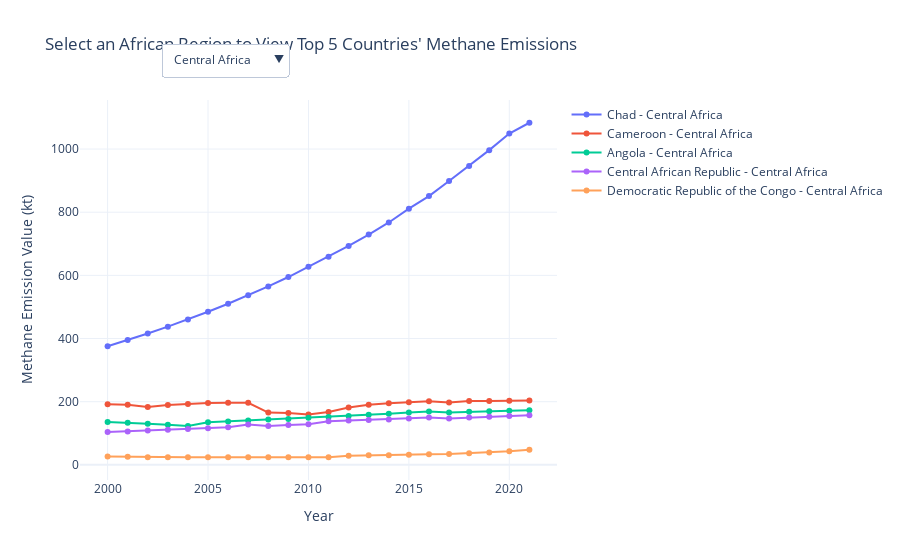

Notebook source saved alongside this figure:
### Code cell
# @title Top 5 Countries' Methane Emission in Africa Regions

# Group by Region, Area, and Year, and average the 'Value'
grouped = africa_data.groupby(['Region', 'Area', 'Year'])['Value'].mean().reset_index()

# Find the top 5 countries per Region based on total Value
top_countries_per_Region = grouped.groupby(['Region', 'Area'])['Value'].mean().reset_index()
top_5_countries = top_countries_per_Region.groupby('Region').apply(lambda x: x.nlargest(5, 'Value')).reset_index(drop=True)

# Create a figure with dropdown
fig = go.Figure()

# Create dropdown options for each Region
for Region in top_5_countries['Region'].unique():
    top_countries = top_5_countries[top_5_countries['Region'] == Region]['Area'].values
    Region_data = grouped[(grouped['Region'] == Region) & (grouped['Area'].isin(top_countries))]

    # Add trace for each country in the selected Region
    for country in top_countries:
        country_data = Region_data[Region_data['Area'] == country]
        fig.add_trace(go.Scatter(x=country_data['Year'], y=country_data['Value'], mode='lines+markers',
                                 name=f'{country} - {Region}',
                                 visible=False))  # Initially set all traces to invisible

# Add visibility toggle through dropdown buttons
buttons = []
for i, Region in enumerate(top_5_countries['Region'].unique()):
    visible = [False] * len(fig.data)
    start_idx = i * 5  # Each Region has 5 countries
    visible[start_idx:start_idx + 5] = [True] * 5  # Show only the countries for the selected Region

    buttons.append(dict(label=Region,
                        method="update",
                        args=[{"visible": visible},
                              {"title": f"Top 5 Countries' Methane Emission in {Region} (2000-2021)"}]))

# Update layout with dropdown menu
fig.update_layout(
    updatemenus=[dict(active=0,
                      buttons=buttons,
                      x=0.17, y=1.15,  # Position the dropdown
                      xanchor='left', yanchor='top')],
    title="Select an African Region to View Top 5 Countries' Methane Emissions",
    xaxis_title="Year",
    yaxis_title="Methane Emission Value (kt)",
    template="plotly_white"
)

# Make the first Region (default) visible
for i in range(5):
    fig.data[i].visible = True

# Show the interactive plot
fig.show()

### Figure 1 — Plotly figure (JSON) as saved in the notebook; plotly's stock layout.template omitted (floating-point values rounded to 4 significant figures)
{"data": [{"mode": "lines+markers", "name": "Chad - Central Africa", "type": "scatter", "visible": true, "x": [2000, 2001, 2002, 2003, 2004, 2005, 2006, 2007, 2008, 2009, 2010, 2011, 2012, 2013, 2014, 2015, 2016, 2017, 2018, 2019, 2020, 2021], "y": [375.5, 395.2, 415.9, 437.7, 460.6, 484.7, 510.1, 536.9, 565.1, 594.8, 627.2, 658.7, 693.1, 729.3, 767.5, 811.3, 851.0, 899.0, 946.6, 996.6, 1049.0, 1083.0]}, {"mode": "lines+markers", "name": "Cameroon - Central Africa", "type": "scatter", "visible": true, "x": [2000, 2001, 2002, 2003, 2004, 2005, 2006, 2007, 2008, 2009, 2010, 2011, 2012, 2013, 2014, 2015, 2016, 2017, 2018, 2019, 2020, 2021], "y": [192.1, 189.9, 183.0, 189.5, 192.8, 196.1, 196.5, 196.5, 165.4, 163.9, 159.6, 167.5, 181.7, 190.6, 195.3, 198.6, 201.6, 197.8, 202.1, 201.9, 203.1, 204.0]}, {"mode": "lines+markers", "name": "Angola - Central Africa", "type": "scatter", "visible": true, "x": [2000, 2001, 2002, 2003, 2004, 2005, 2006, 2007, 2008, 2009, 2010, 2011, 2012, 2013, 2014, 2015, 2016, 2017, 2018, 2019, 2020, 2021], "y": [135.4, 133.4, 130.1, 126.8, 123.2, 134.6, 137.5, 140.5, 143.5, 145.4, 149.6, 151.8, 155.0, 158.4, 161.8, 166.1, 169.1, 165.8, 168.2, 170.0, 171.5, 172.7]}, {"mode": "lines+markers", "name": "Central African Republic - Central Africa", "type": "scatter", "visible": true, "x": [2000, 2001, 2002, 2003, 2004, 2005, 2006, 2007, 2008, 2009, 2010, 2011, 2012, 2013, 2014, 2015, 2016, 2017, 2018, 2019, 2020, 2021], "y": [103.7, 106, 108.5, 110.9, 113.4, 116.0, 119.1, 127.5, 123.2, 125.9, 128.8, 138.3, 140.3, 141.9, 143.8, 146.7, 149.8, 147.1, 149.7, 152.3, 154.9, 157.3]}, {"mode": "lines+markers", "name": "Democratic Republic of the Congo - Central Africa", "type": "scatter", "visible": true, "x": [2000, 2001, 2002, 2003, 2004, 2005, 2006, 2007, 2008, 2009, 2010, 2011, 2012, 2013, 2014, 2015, 2016, 2017, 2018, 2019, 2020, 2021], "y": [26.42, 25.48, 24.45, 24.41, 24.37, 24.32, 24.28, 24.23, 24.18, 24.14, 24.09, 24.08, 28.71, 30.43, 30.5, 32.29, 33.56, 34.72, 36.76, 38.91, 43.15, 47.84]}, {"mode": "lines+markers", "name": "Ethiopia - East Africa", "type": "scatter", "visible": false, "x": [2000, 2001, 2002, 2003, 2004, 2005, 2006, 2007, 2008, 2009, 2010, 2011, 2012, 2013, 2014, 2015, 2016, 2017, 2018, 2019, 2020, 2021], "y": [1124.0, 1206.0, 1362.0, 1308.0, 1300.0, 1339.0, 1446.0, 1600.0, 1682, 1773.0, 1868.0, 1827.0, 1888.0, 1926.0, 1985.0, 2020.0, 2081.0, 2111.0, 2093.0, 2223.0, 2363.0, 2235.0]}, {"mode": "lines+markers", "name": "United Republic of Tanzania - East Africa", "type": "scatter", "visible": false, "x": [2000, 2001, 2002, 2003, 2004, 2005, 2006, 2007, 2008, 2009, 2010, 2011, 2012, 2013, 2014, 2015, 2016, 2017, 2018, 2019, 2020, 2021], "y": [585.8, 600.4, 618.4, 635.5, 636.8, 649.5, 683.5, 684.5, 700.9, 713.2, 719.4, 785.1, 833.1, 889.3, 930.6, 956.1, 969.8, 982.3, 1008.0, 1044.0, 1071.0, 1097.0]}, {"mode": "lines+markers", "name": "Kenya - East Africa", "type": "scatter", "visible": false, "x": [2000, 2001, 2002, 2003, 2004, 2005, 2006, 2007, 2008, 2009, 2010, 2011, 2012, 2013, 2014, 2015, 2016, 2017, 2018, 2019, 2020, 2021], "y": [436.6, 427.2, 442.1, 481.6, 499.2, 483.1, 490.3, 673.7, 665.5, 650.7, 646.6, 664.7, 698.0, 666.5, 670.2, 686.3, 754.4, 669.3, 705.3, 737.5, 933.2, 806.6]}, {"mode": "lines+markers", "name": "Uganda - East Africa", "type": "scatter", "visible": false, "x": [2000, 2001, 2002, 2003, 2004, 2005, 2006, 2007, 2008, 2009, 2010, 2011, 2012, 2013, 2014, 2015, 2016, 2017, 2018, 2019, 2020, 2021], "y": [212.8, 219.1, 232.5, 248.9, 252.8, 260.9, 268.1, 276.3, 413.1, 425.5, 438.3, 449.9, 461.5, 467.3, 488.4, 504.7, 513.8, 509.6, 523.2, 530.7, 521.2, 525.1]}, {"mode": "lines+markers", "name": "Madagascar - East Africa", "type": "scatter", "visible": false, "x": [2000, 2001, 2002, 2003, 2004, 2005, 2006, 2007, 2008, 2009, 2010, 2011, 2012, 2013, 2014, 2015, 2016, 2017, 2018, 2019, 2020, 2021], "y": [360.1, 305.6, 275.3, 279.9, 283.4, 329.5, 331.8, 335.0, 338.4, 341.1, 343.5, 346.3, 349.0, 348.7, 354.1, 357.0, 357.7, 358.5, 299.6, 302.9, 299.4, 307.6]}, {"mode": "lines+markers", "name": "Egypt - North Africa", "type": "scatter", "visible": false, "x": [2000, 2001, 2002, 2003, 2004, 2005, 2006, 2007, 2008, 2009, 2010, 2011, 2012, 2013, 2014, 2015, 2016, 2017, 2018, 2019, 2020, 2021], "y": [133.5, 145.0, 154.6, 159.0, 164.3, 169.0, 173.1, 183.2, 186.6, 167.9, 174.4, 176.4, 182.0, 175.6, 176.4, 182.3, 187.0, 164.2, 163.9, 116.0, 113.8, 116.3]}, {"mode": "lines+markers", "name": "Morocco - North Africa", "type": "scatter", "visible": false, "x": [2000, 2001, 2002, 2003, 2004, 2005, 2006, 2007, 2008, 2009, 2010, 2011, 2012, 2013, 2014, 2015, 2016, 2017, 2018, 2019, 2020, 2021], "y": [105.2, 103.5, 105.7, 106.6, 108.0, 108.1, 110.1, 110.4, 111.9, 111.0, 114.9, 121.0, 120.3, 125.6, 129.1, 131.1, 131.5, 134.0, 137.0, 132.6, 126.4, 126.9]}, {"mode": "lines+markers", "name": "Algeria - North Africa", "type": "scatter", "visible": false, "x": [2000, 2001, 2002, 2003, 2004, 2005, 2006, 2007, 2008, 2009, 2010, 2011, 2012, 2013, 2014, 2015, 2016, 2017, 2018, 2019, 2020, 2021], "y": [64.55, 66.74, 61.45, 63.33, 66.68, 65.0, 64.17, 64.82, 65.31, 66.59, 69.66, 71.39, 73.5, 76.27, 81.88, 85.4, 82.6, 76.75, 72.26, 71.16, 69.31, 69.13]}, {"mode": "lines+markers", "name": "Tunisia - North Africa", "type": "scatter", "visible": false, "x": [2000, 2001, 2002, 2003, 2004, 2005, 2006, 2007, 2008, 2009, 2010, 2011, 2012, 2013, 2014, 2015, 2016, 2017, 2018, 2019, 2020, 2021], "y": [32.79, 32.97, 32.95, 30.29, 28.97, 30.36, 31.2, 31.5, 29.45, 30.73, 30.62, 30.28, 27.79, 27.46, 28.5, 29.11, 27.47, 26.01, 27.63, 27.24, 27.02, 26.85]}, {"mode": "lines+markers", "name": "Libya - North Africa", "type": "scatter", "visible": false, "x": [2000, 2001, 2002, 2003, 2004, 2005, 2006, 2007, 2008, 2009, 2010, 2011, 2012, 2013, 2014, 2015, 2016, 2017, 2018, 2019, 2020, 2021], "y": [5.38, 5.38, 5.94, 5.654, 5.975, 6.176, 7.574, 7.575, 7.576, 8.075, 8.265, 8.344, 8.391, 8.362, 8.395, 8.234, 8.293, 8.346, 8.101, 8.136, 8.152, 8.168]}, {"mode": "lines+markers", "name": "South Africa - Southern Africa", "type": "scatter", "visible": false, "x": [2000, 2001, 2002, 2003, 2004, 2005, 2006, 2007, 2008, 2009, 2010, 2011, 2012, 2013, 2014, 2015, 2016, 2017, 2018, 2019, 2020, 2021], "y": [450.1, 446.9, 449.1, 445.1, 443.9, 453.6, 445.0, 457.0, 458.4, 455.4, 454.4, 452.6, 458.4, 458.4, 459.5, 452.4, 444.0, 429.5, 424.3, 417.9, 408.5, 406.4]}, {"mode": "lines+markers", "name": "Zimbabwe - Southern Africa", "type": "scatter", "visible": false, "x": [2000, 2001, 2002, 2003, 2004, 2005, 2006, 2007, 2008, 2009, 2010, 2011, 2012, 2013, 2014, 2015, 2016, 2017, 2018, 2019, 2020, 2021], "y": [214.7, 218.0, 195.7, 187.3, 181.4, 180.7, 173.2, 175.1, 173.9, 184.2, 200.1, 207.8, 209.1, 210.7, 169.7, 190.0, 191.8, 185.1, 184.6, 175.7, 180.4, 185.5]}, {"mode": "lines+markers", "name": "Namibia - Southern Africa", "type": "scatter", "visible": false, "x": [2000, 2001, 2002, 2003, 2004, 2005, 2006, 2007, 2008, 2009, 2010, 2011, 2012, 2013, 2014, 2015, 2016, 2017, 2018, 2019, 2020, 2021], "y": [83.46, 83.72, 77.7, 77.94, 77.05, 103.8, 79.51, 78.51, 84.61, 82.37, 80.1, 78.5, 96.27, 87.65, 95.91, 92.22, 105.5, 98.19, 96.3, 100.0, 98.17, 98.16]}, {"mode": "lines+markers", "name": "Botswana - Southern Africa", "type": "scatter", "visible": false, "x": [2000, 2001, 2002, 2003, 2004, 2005, 2006, 2007, 2008, 2009, 2010, 2011, 2012, 2013, 2014, 2015, 2016, 2017, 2018, 2019, 2020, 2021], "y": [88.3, 84.0, 68.07, 69.25, 70.03, 72.5, 73.15, 73.83, 75.66, 82.02, 89.86, 86.64, 76.88, 71.63, 54.69, 59.48, 51.38, 37.69, 38.37, 32.92, 28.22, 35.87]}, {"mode": "lines+markers", "name": "Eswatini - Southern Africa", "type": "scatter", "visible": false, "x": [2000, 2001, 2002, 2003, 2004, 2005, 2006, 2007, 2008, 2009, 2010, 2011, 2012, 2013, 2014, 2015, 2016, 2017, 2018, 2019, 2020, 2021], "y": [20.78, 17.91, 18.74, 21.31, 21.52, 21.7, 20.51, 20.75, 20.84, 20.89, 21.87, 22.05, 22.22, 21.88, 21.81, 21.59, 21.37, 21.27, 21.42, 21.62, 21.66, 21.69]}, {"mode": "lines+markers", "name": "Nigeria - West Africa", "type": "scatter", "visible": false, "x": [2000, 2001, 2002, 2003, 2004, 2005, 2006, 2007, 2008, 2009, 2010, 2011, 2012, 2013, 2014, 2015, 2016, 2017, 2018, 2019, 2020, 2021], "y": [507.6, 508.1, 509.7, 510.3, 528.3, 535.4, 541.3, 546.2, 547.1, 555.4, 558.1, 643.8, 649.9, 655.4, 667.8, 678.3, 668.3, 674.1, 681.1, 695.0, 703.7, 710.9]}, {"mode": "lines+markers", "name": "Niger - West Africa", "type": "scatter", "visible": false, "x": [2000, 2001, 2002, 2003, 2004, 2005, 2006, 2007, 2008, 2009, 2010, 2011, 2012, 2013, 2014, 2015, 2016, 2017, 2018, 2019, 2020, 2021], "y": [191.9, 203.9, 215.9, 228.4, 242.5, 255.3, 266.9, 282.3, 299.3, 317.2, 308.7, 327.2, 346.8, 369.9, 391.8, 413.1, 437.8, 464.1, 492.0, 521.5, 552.8, 581.7]}, {"mode": "lines+markers", "name": "Mali - West Africa", "type": "scatter", "visible": false, "x": [2000, 2001, 2002, 2003, 2004, 2005, 2006, 2007, 2008, 2009, 2010, 2011, 2012, 2013, 2014, 2015, 2016, 2017, 2018, 2019, 2020, 2021], "y": [202.4, 208.6, 232.9, 243.1, 252.9, 262.9, 267.9, 285.4, 293.9, 304.1, 310.6, 319.9, 337.4, 333.7, 345.2, 355.5, 376.4, 392.7, 404.5, 416.0, 429.1, 442.0]}, {"mode": "lines+markers", "name": "Burkina Faso - West Africa", "type": "scatter", "visible": false, "x": [2000, 2001, 2002, 2003, 2004, 2005, 2006, 2007, 2008, 2009, 2010, 2011, 2012, 2013, 2014, 2015, 2016, 2017, 2018, 2019, 2020, 2021], "y": [163.4, 166.6, 170.0, 248.9, 253.9, 259.0, 264.2, 269.5, 274.8, 280.3, 285.9, 291.7, 297.5, 303.4, 310.4, 317.7, 326.7, 333.2, 339.6, 346.7, 352.5, 357.9]}, {"mode": "lines+markers", "name": "Guinea - West Africa", "type": "scatter", "visible": false, "x": [2000, 2001, 2002, 2003, 2004, 2005, 2006, 2007, 2008, 2009, 2010, 2011, 2012, 2013, 2014, 2015, 2016, 2017, 2018, 2019, 2020, 2021], "y": [97.84, 103.2, 108.7, 114.6, 120.9, 127.5, 134.7, 142.0, 149.7, 157.9, 166.7, 175.9, 185.0, 194.6, 203.7, 215.9, 227.7, 238.9, 251.7, 264.9, 278.7, 293.5]}], "layout": {"title": {"text": "Select an African Region to View Top 5 Countries' Methane Emissions"}, "updatemenus": [{"active": 0, "buttons": [{"args": [{"visible": [true, true, true, true, true, false, false, false, false, false, false, false, false, false, false, false, false, false, false, false, false, false, false, false, false]}, {"title": "Top 5 Countries' Methane Emission in Central Africa (2000-2021)"}], "label": "Central Africa", "method": "update"}, {"args": [{"visible": [false, false, false, false, false, true, true, true, true, true, false, false, false, false, false, false, false, false, false, false, false, false, false, false, false]}, {"title": "Top 5 Countries' Methane Emission in East Africa (2000-2021)"}], "label": "East Africa", "method": "update"}, {"args": [{"visible": [false, false, false, false, false, false, false, false, false, false, true, true, true, true, true, false, false, false, false, false, false, false, false, false, false]}, {"title": "Top 5 Countries' Methane Emission in North Africa (2000-2021)"}], "label": "North Africa", "method": "update"}, {"args": [{"visible": [false, false, false, false, false, false, false, false, false, false, false, false, false, false, false, true, true, true, true, true, false, false, false, false, false]}, {"title": "Top 5 Countries' Methane Emission in Southern Africa (2000-2021)"}], "label": "Southern Africa", "method": "update"}, {"args": [{"visible": [false, false, false, false, false, false, false, false, false, false, false, false, false, false, false, false, false, false, false, false, true, true, true, true, true]}, {"title": "Top 5 Countries' Methane Emission in West Africa (2000-2021)"}], "label": "West Africa", "method": "update"}], "x": 0.17, "xanchor": "left", "y": 1.15, "yanchor": "top"}], "xaxis": {"title": {"text": "Year"}}, "yaxis": {"title": {"text": "Methane Emission Value (kt)"}}}}
